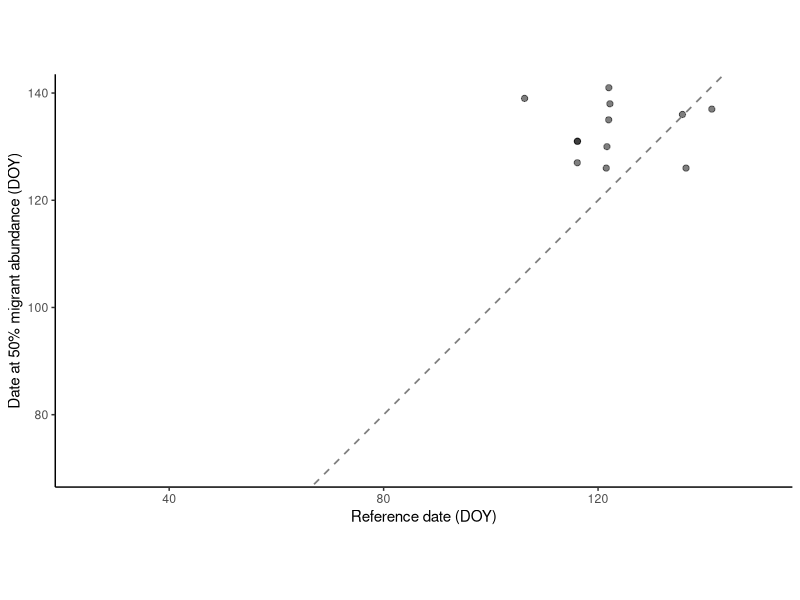

Here is the R script that generated this plot:
library(tidyverse)


df <- read_csv("reference_lst.csv", show_col_types = FALSE)

max_doy <- max(
    c(df$Reference_DOY, df$Orange50_DOY),
    na.rm = TRUE
)

p <- ggplot(
    df,
    aes(
        x = Reference_DOY,
        y = Orange50_DOY
    )
) +
    geom_jitter(
        width = 0.5,
        height = 0,
        size = 1.8,
        alpha = 0.5
    ) +
    geom_abline(
        slope = 1,
        intercept = 0,
        colour = "grey50",
        linewidth = 0.6,
        linetype = "dashed"
    ) +
    labs(
        x = "Reference date (DOY)",
        y = "Date at 50% migrant abundance (DOY)"
    ) +
    coord_equal(
        xlim = c(25, 150),
        ylim = c(70, 140)
    ) +
    theme_classic()


ggsave("scatter_plot_ref_orange.png", plot = p, width = 5, height = 5, dpi = 300)
